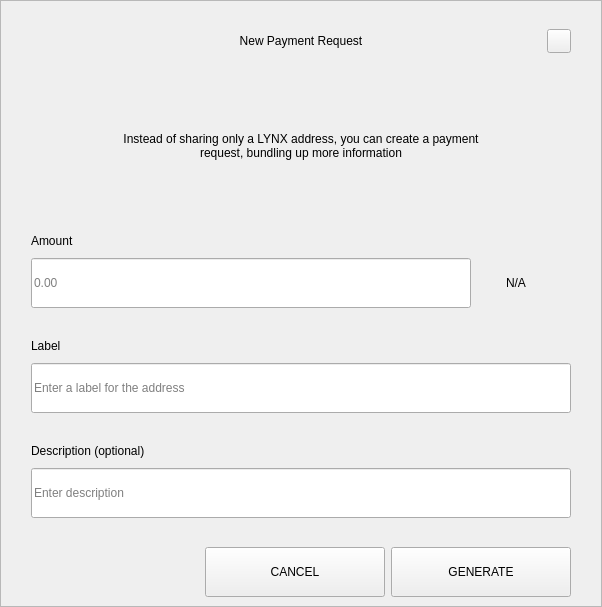
<?xml version="1.0" encoding="UTF-8"?>
<ui version="4.0">
 <class>RequestDialog</class>
 <widget class="QDialog" name="RequestDialog">
  <property name="geometry">
   <rect>
    <x>0</x>
    <y>0</y>
    <width>602</width>
    <height>607</height>
   </rect>
  </property>
  <property name="windowTitle">
   <string notr="true">N/A</string>
  </property>
  <layout class="QVBoxLayout" name="verticalLayout_5">
   <property name="spacing">
    <number>0</number>
   </property>
   <property name="leftMargin">
    <number>0</number>
   </property>
   <property name="topMargin">
    <number>0</number>
   </property>
   <property name="rightMargin">
    <number>0</number>
   </property>
   <property name="bottomMargin">
    <number>0</number>
   </property>
   <item>
    <widget class="QFrame" name="frame">
     <property name="styleSheet">
      <string notr="true"/>
     </property>
     <property name="frameShape">
      <enum>QFrame::StyledPanel</enum>
     </property>
     <property name="frameShadow">
      <enum>QFrame::Raised</enum>
     </property>
     <layout class="QVBoxLayout" name="verticalLayout_4" stretch="1,0,0">
      <property name="spacing">
       <number>0</number>
      </property>
      <property name="leftMargin">
       <number>30</number>
      </property>
      <property name="topMargin">
       <number>20</number>
      </property>
      <property name="rightMargin">
       <number>30</number>
      </property>
      <property name="bottomMargin">
       <number>0</number>
      </property>
      <item>
       <layout class="QHBoxLayout" name="horizontalLayout_3">
        <property name="spacing">
         <number>0</number>
        </property>
        <item>
         <spacer name="horizontalSpacer_21">
          <property name="orientation">
           <enum>Qt::Horizontal</enum>
          </property>
          <property name="sizeHint" stdset="0">
           <size>
            <width>40</width>
            <height>20</height>
           </size>
          </property>
         </spacer>
        </item>
        <item>
         <widget class="QLabel" name="labelTitle">
          <property name="minimumSize">
           <size>
            <width>0</width>
            <height>40</height>
           </size>
          </property>
          <property name="maximumSize">
           <size>
            <width>16777215</width>
            <height>40</height>
           </size>
          </property>
          <property name="styleSheet">
           <string notr="true">padding-left:24px;</string>
          </property>
          <property name="text">
           <string>New Payment Request</string>
          </property>
          <property name="alignment">
           <set>Qt::AlignCenter</set>
          </property>
          <property name="margin">
           <number>7</number>
          </property>
         </widget>
        </item>
        <item>
         <spacer name="horizontalSpacer">
          <property name="orientation">
           <enum>Qt::Horizontal</enum>
          </property>
          <property name="sizeHint" stdset="0">
           <size>
            <width>40</width>
            <height>20</height>
           </size>
          </property>
         </spacer>
        </item>
        <item>
         <widget class="QPushButton" name="btnEsc">
          <property name="minimumSize">
           <size>
            <width>24</width>
            <height>24</height>
           </size>
          </property>
          <property name="maximumSize">
           <size>
            <width>24</width>
            <height>24</height>
           </size>
          </property>
          <property name="focusPolicy">
           <enum>Qt::NoFocus</enum>
          </property>
          <property name="text">
           <string/>
          </property>
         </widget>
        </item>
       </layout>
      </item>
      <item>
       <widget class="QStackedWidget" name="stack">
        <property name="minimumSize">
         <size>
          <width>540</width>
          <height>0</height>
         </size>
        </property>
        <property name="maximumSize">
         <size>
          <width>540</width>
          <height>16777215</height>
         </size>
        </property>
        <property name="currentIndex">
         <number>0</number>
        </property>
        <widget class="QWidget" name="page_1">
         <property name="minimumSize">
          <size>
           <width>540</width>
           <height>0</height>
          </size>
         </property>
         <property name="maximumSize">
          <size>
           <width>540</width>
           <height>16777215</height>
          </size>
         </property>
         <layout class="QVBoxLayout" name="layout1">
          <property name="spacing">
           <number>0</number>
          </property>
          <property name="leftMargin">
           <number>0</number>
          </property>
          <property name="topMargin">
           <number>0</number>
          </property>
          <property name="rightMargin">
           <number>0</number>
          </property>
          <property name="bottomMargin">
           <number>0</number>
          </property>
          <item>
           <spacer name="verticalSpacer_21">
            <property name="orientation">
             <enum>Qt::Vertical</enum>
            </property>
            <property name="sizeType">
             <enum>QSizePolicy::Fixed</enum>
            </property>
            <property name="sizeHint" stdset="0">
             <size>
              <width>20</width>
              <height>30</height>
             </size>
            </property>
           </spacer>
          </item>
          <item alignment="Qt::AlignHCenter">
           <widget class="QLabel" name="labelMessage">
            <property name="minimumSize">
             <size>
              <width>400</width>
              <height>50</height>
             </size>
            </property>
            <property name="text">
             <string>Instead of sharing only a LYNX address, you can create a payment request, bundling up more information</string>
            </property>
            <property name="alignment">
             <set>Qt::AlignCenter</set>
            </property>
            <property name="wordWrap">
             <bool>true</bool>
            </property>
           </widget>
          </item>
          <item alignment="Qt::AlignBottom">
           <widget class="QWidget" name="containerAmount" native="true">
            <layout class="QVBoxLayout" name="verticalLayout">
             <property name="spacing">
              <number>9</number>
             </property>
             <property name="leftMargin">
              <number>0</number>
             </property>
             <property name="topMargin">
              <number>0</number>
             </property>
             <property name="rightMargin">
              <number>0</number>
             </property>
             <property name="bottomMargin">
              <number>0</number>
             </property>
             <item>
              <widget class="QLabel" name="labelSubtitleAmount">
               <property name="minimumSize">
                <size>
                 <width>350</width>
                 <height>16</height>
                </size>
               </property>
               <property name="maximumSize">
                <size>
                 <width>16777215</width>
                 <height>16</height>
                </size>
               </property>
               <property name="text">
                <string>Amount</string>
               </property>
              </widget>
             </item>
             <item alignment="Qt::AlignTop">
              <widget class="QWidget" name="layoutAmount" native="true">
               <layout class="QHBoxLayout" name="horizontalLayout" stretch="2,0">
                <property name="spacing">
                 <number>0</number>
                </property>
                <property name="leftMargin">
                 <number>0</number>
                </property>
                <property name="topMargin">
                 <number>0</number>
                </property>
                <property name="rightMargin">
                 <number>0</number>
                </property>
                <property name="bottomMargin">
                 <number>0</number>
                </property>
                <item>
                 <widget class="QLineEdit" name="lineEditAmount">
                  <property name="minimumSize">
                   <size>
                    <width>0</width>
                    <height>50</height>
                   </size>
                  </property>
                  <property name="maximumSize">
                   <size>
                    <width>16777215</width>
                    <height>50</height>
                   </size>
                  </property>
                  <property name="placeholderText">
                   <string notr="true">0.00</string>
                  </property>
                 </widget>
                </item>
                <item>
                 <widget class="QWidget" name="comboContainer" native="true">
                  <property name="minimumSize">
                   <size>
                    <width>100</width>
                    <height>50</height>
                   </size>
                  </property>
                  <property name="maximumSize">
                   <size>
                    <width>16777215</width>
                    <height>50</height>
                   </size>
                  </property>
                  <layout class="QHBoxLayout" name="horizontalLayout_31">
                   <property name="spacing">
                    <number>0</number>
                   </property>
                   <property name="leftMargin">
                    <number>0</number>
                   </property>
                   <property name="topMargin">
                    <number>0</number>
                   </property>
                   <property name="rightMargin">
                    <number>10</number>
                   </property>
                   <property name="bottomMargin">
                    <number>0</number>
                   </property>
                   <item>
                    <widget class="QLabel" name="comboBoxCoin">
                     <property name="text">
                      <string notr="true">N/A</string>
                     </property>
                     <property name="alignment">
                      <set>Qt::AlignCenter</set>
                     </property>
                    </widget>
                   </item>
                  </layout>
                 </widget>
                </item>
               </layout>
              </widget>
             </item>
            </layout>
           </widget>
          </item>
          <item>
           <spacer name="verticalSpacer_31">
            <property name="orientation">
             <enum>Qt::Vertical</enum>
            </property>
            <property name="sizeType">
             <enum>QSizePolicy::Fixed</enum>
            </property>
            <property name="sizeHint" stdset="0">
             <size>
              <width>20</width>
              <height>30</height>
             </size>
            </property>
           </spacer>
          </item>
          <item>
           <layout class="QVBoxLayout" name="verticalLayoutLabel">
            <property name="spacing">
             <number>9</number>
            </property>
            <item>
             <widget class="QLabel" name="labelSubtitleLabel">
              <property name="minimumSize">
               <size>
                <width>0</width>
                <height>16</height>
               </size>
              </property>
              <property name="maximumSize">
               <size>
                <width>16777215</width>
                <height>16</height>
               </size>
              </property>
              <property name="text">
               <string>Label</string>
              </property>
             </widget>
            </item>
            <item>
             <widget class="QLineEdit" name="lineEditLabel">
              <property name="minimumSize">
               <size>
                <width>0</width>
                <height>50</height>
               </size>
              </property>
              <property name="maximumSize">
               <size>
                <width>16777215</width>
                <height>50</height>
               </size>
              </property>
              <property name="placeholderText">
               <string>Enter a label for the address</string>
              </property>
             </widget>
            </item>
           </layout>
          </item>
          <item>
           <spacer name="verticalSpacer_34">
            <property name="orientation">
             <enum>Qt::Vertical</enum>
            </property>
            <property name="sizeType">
             <enum>QSizePolicy::Fixed</enum>
            </property>
            <property name="sizeHint" stdset="0">
             <size>
              <width>20</width>
              <height>30</height>
             </size>
            </property>
           </spacer>
          </item>
          <item>
           <layout class="QVBoxLayout" name="verticalLayoutDescription">
            <property name="spacing">
             <number>9</number>
            </property>
            <item>
             <widget class="QLabel" name="labelSubtitleDescription">
              <property name="minimumSize">
               <size>
                <width>0</width>
                <height>16</height>
               </size>
              </property>
              <property name="maximumSize">
               <size>
                <width>16777215</width>
                <height>16</height>
               </size>
              </property>
              <property name="text">
               <string>Description (optional)</string>
              </property>
             </widget>
            </item>
            <item>
             <widget class="QLineEdit" name="lineEditDescription">
              <property name="minimumSize">
               <size>
                <width>0</width>
                <height>50</height>
               </size>
              </property>
              <property name="maximumSize">
               <size>
                <width>16777215</width>
                <height>50</height>
               </size>
              </property>
              <property name="placeholderText">
               <string>Enter description</string>
              </property>
             </widget>
            </item>
            <item>
             <spacer name="verticalSpacer_4">
              <property name="orientation">
               <enum>Qt::Vertical</enum>
              </property>
              <property name="sizeType">
               <enum>QSizePolicy::Fixed</enum>
              </property>
              <property name="sizeHint" stdset="0">
               <size>
                <width>20</width>
                <height>20</height>
               </size>
              </property>
             </spacer>
            </item>
           </layout>
          </item>
         </layout>
        </widget>
        <widget class="QWidget" name="page_2">
         <layout class="QVBoxLayout" name="layout2">
          <item>
           <spacer name="verticalSpacer_5">
            <property name="orientation">
             <enum>Qt::Vertical</enum>
            </property>
            <property name="sizeType">
             <enum>QSizePolicy::Fixed</enum>
            </property>
            <property name="sizeHint" stdset="0">
             <size>
              <width>20</width>
              <height>50</height>
             </size>
            </property>
           </spacer>
          </item>
          <item alignment="Qt::AlignHCenter">
           <widget class="QLabel" name="labelQrImg">
            <property name="minimumSize">
             <size>
              <width>260</width>
              <height>260</height>
             </size>
            </property>
            <property name="maximumSize">
             <size>
              <width>260</width>
              <height>260</height>
             </size>
            </property>
            <property name="text">
             <string/>
            </property>
            <property name="alignment">
             <set>Qt::AlignCenter</set>
            </property>
           </widget>
          </item>
          <item>
           <spacer name="verticalSpacer_2">
            <property name="orientation">
             <enum>Qt::Vertical</enum>
            </property>
            <property name="sizeType">
             <enum>QSizePolicy::Fixed</enum>
            </property>
            <property name="sizeHint" stdset="0">
             <size>
              <width>20</width>
              <height>30</height>
             </size>
            </property>
           </spacer>
          </item>
          <item alignment="Qt::AlignHCenter">
           <widget class="QLabel" name="labelAddress">
            <property name="text">
             <string notr="true">N/A </string>
            </property>
           </widget>
          </item>
          <item>
           <spacer name="verticalSpacer_32">
            <property name="orientation">
             <enum>Qt::Vertical</enum>
            </property>
            <property name="sizeType">
             <enum>QSizePolicy::Expanding</enum>
            </property>
            <property name="sizeHint" stdset="0">
             <size>
              <width>20</width>
              <height>20</height>
             </size>
            </property>
           </spacer>
          </item>
          <item>
           <layout class="QHBoxLayout" name="horizontal">
            <property name="leftMargin">
             <number>20</number>
            </property>
            <property name="rightMargin">
             <number>20</number>
            </property>
            <property name="bottomMargin">
             <number>20</number>
            </property>
            <item>
             <spacer name="horizontalSpacer_4">
              <property name="orientation">
               <enum>Qt::Horizontal</enum>
              </property>
              <property name="sizeHint" stdset="0">
               <size>
                <width>40</width>
                <height>20</height>
               </size>
              </property>
             </spacer>
            </item>
            <item>
             <widget class="QPushButton" name="btnCopyAddress">
              <property name="minimumSize">
               <size>
                <width>180</width>
                <height>50</height>
               </size>
              </property>
              <property name="text">
               <string>COPY ADDRESS</string>
              </property>
             </widget>
            </item>
            <item>
             <widget class="QPushButton" name="btnCopyUrl">
              <property name="minimumSize">
               <size>
                <width>180</width>
                <height>50</height>
               </size>
              </property>
              <property name="text">
               <string>COPY URL</string>
              </property>
             </widget>
            </item>
            <item>
             <spacer name="horizontalSpacer_2">
              <property name="orientation">
               <enum>Qt::Horizontal</enum>
              </property>
              <property name="sizeHint" stdset="0">
               <size>
                <width>40</width>
                <height>20</height>
               </size>
              </property>
             </spacer>
            </item>
           </layout>
          </item>
         </layout>
        </widget>
       </widget>
      </item>
      <item>
       <widget class="QWidget" name="buttonsStack" native="true">
        <layout class="QHBoxLayout" name="horizontalLayout_5">
         <property name="leftMargin">
          <number>20</number>
         </property>
         <property name="rightMargin">
          <number>0</number>
         </property>
         <item>
          <spacer name="horizontalSpacer_41">
           <property name="orientation">
            <enum>Qt::Horizontal</enum>
           </property>
           <property name="sizeHint" stdset="0">
            <size>
             <width>40</width>
             <height>20</height>
            </size>
           </property>
          </spacer>
         </item>
         <item>
          <widget class="QPushButton" name="btnCancel">
           <property name="minimumSize">
            <size>
             <width>180</width>
             <height>50</height>
            </size>
           </property>
           <property name="focusPolicy">
            <enum>Qt::NoFocus</enum>
           </property>
           <property name="text">
            <string>CANCEL</string>
           </property>
          </widget>
         </item>
         <item>
          <widget class="QPushButton" name="btnSave">
           <property name="minimumSize">
            <size>
             <width>180</width>
             <height>50</height>
            </size>
           </property>
           <property name="focusPolicy">
            <enum>Qt::NoFocus</enum>
           </property>
           <property name="text">
            <string>GENERATE</string>
           </property>
          </widget>
         </item>
        </layout>
       </widget>
      </item>
     </layout>
    </widget>
   </item>
  </layout>
 </widget>
 <resources/>
 <connections/>
</ui>
